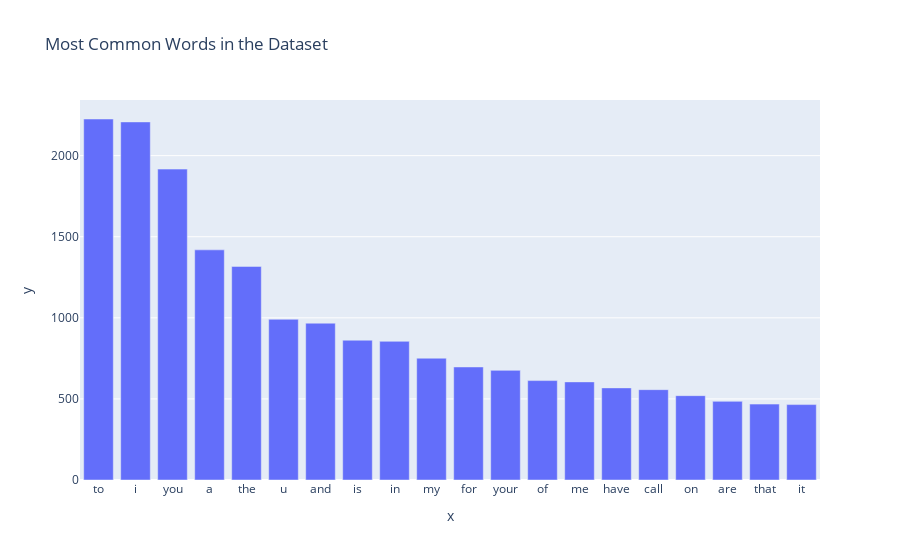

The notebook cell this image was saved under:
### Code cell
show_most_common_words(data['text'], title='Most Common Words in the Dataset')

### Figure 1 — Plotly figure (JSON) as saved in the notebook; plotly's stock layout.template omitted (floating-point values rounded to 4 significant figures)
{"data": [{"alignmentgroup": "True", "hovertemplate": "x=%{x}<br>y=%{y}<extra></extra>", "legendgroup": "", "marker": {"color": "#636efa", "pattern": {"shape": ""}}, "name": "", "offsetgroup": "", "orientation": "v", "showlegend": false, "textposition": "auto", "type": "bar", "x": ["to", "i", "you", "a", "the", "u", "and", "is", "in", "my", "for", "your", "of", "me", "have", "call", "on", "are", "that", "it"], "xaxis": "x", "y": [2226, 2208, 1917, 1419, 1317, 991, 967, 862, 855, 751, 697, 676, 613, 605, 568, 557, 520, 485, 468, 465], "yaxis": "y"}], "layout": {"barmode": "relative", "legend": {"tracegroupgap": 0}, "title": {"text": "Most Common Words in the Dataset"}, "xaxis": {"anchor": "y", "domain": [0, 1], "title": {"text": "x"}}, "yaxis": {"anchor": "x", "domain": [0, 1], "title": {"text": "y"}}}}
